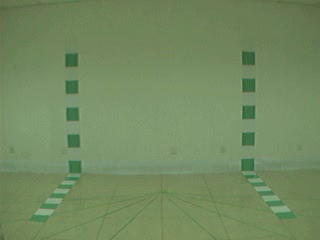
#> input picture frame 10 of Lab 9/video.avi, 320 x 240 px
$ jupyter execute Lab_9.ipynb   (shell and % lines are left out)
#> lines starting #> are read from the running program, lines starting #| are printed output that depends on the picture; after the words box and inside, x2 and y2 are one past the last pixel; in counts of white or black regions, pixels touching at a corner belong together
# Lab_9 TCV3151 Computer Vision
Bagja 9102 Kurniawan <br> **1211501345**

## Intruder Detection for Surveillance System

[cell 1]
import cv2
import numpy as np
from playsound import playsound

cap = cv2.VideoCapture('video.avi')

# Check if camera opened successfully
if (cap.isOpened()== False):
    print('Error opening video stream or file')

ret, current_frame = cap.read()
#> current_frame is the input picture: shape (240, 320, 3); mean B, G, R 96.3, 137.5, 115.1
previous_frame = current_frame

flag = True
while(cap.isOpened()):
    if ret == True:
        current_frame_gray = cv2.cvtColor(current_frame, cv2.COLOR_BGR2GRAY)
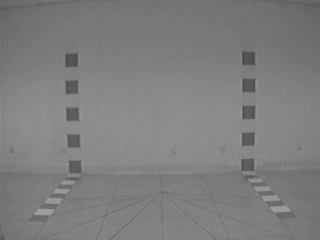
#> current_frame_gray: shape (240, 320); min 70, max 163, mean 126.1
        previous_frame_gray = cv2.cvtColor(previous_frame, cv2.COLOR_BGR2GRAY)

        # Find difference between previous and current frames
        frame_diff = cv2.absdiff(current_frame_gray,previous_frame_gray)
#> frame_diff: shape (240, 320); every value is 0

        if np.sum(frame_diff) < 500000:
            cv2.imshow('Frame',current_frame)
        else:
            if flag:
                playsound('somethingwrong.wav')
                flag = False

            cv2.putText(current_frame,'Intruder!!!', (20,120),
                cv2.FONT_HERSHEY_SIMPLEX, 2, (0,0,255))
            cv2.imshow('Frame',current_frame)

        # Press Q on keyboard to  exit
        if cv2.waitKey(25) & 0xFF == ord('q'):
#> (key q is pressed here)
            break
        ret, current_frame = cap.read()
    else:
        break

cap.release()

## Another alternative: BackgroundSubtractorMOG2

[cell 2]
import numpy as np
import cv2
from playsound import playsound

cap = cv2.VideoCapture('video.avi')

kernel = cv2.getStructuringElement(cv2.MORPH_ELLIPSE,(3,3))
fgbg = cv2.createBackgroundSubtractorMOG2()

flag = True
while(cap.isOpened()):

    ret, frame = cap.read()
    if ret == True:
        fgmask = fgbg.apply(frame)
#> fgmask: shape (240, 320); every value is 127
        fgmask = cv2.morphologyEx(fgmask, cv2.MORPH_OPEN, kernel)
        if np.sum(fgmask) < 500000:
            cv2.imshow('frame',frame)
        else:
            if flag:
                playsound('somethingwrong.wav')
                flag = False

            cv2.putText(frame,'Intruder!!!', (20,120),
                cv2.FONT_HERSHEY_SIMPLEX, 2, (0,0,255))
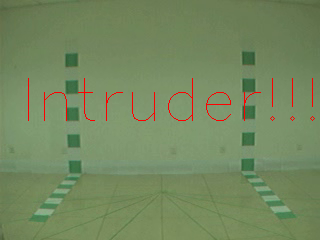
#> frame: shape (240, 320, 3); 0.85% of pixels changed, all inside (x1, y1, x2, y2) = (28, 78, 315, 121)
            cv2.imshow('frame',frame)
        if cv2.waitKey(25) & 0xFF == ord('q'):
#> (key q is pressed here)
            break
    else:
        break

cap.release()
cv2.destroyAllWindows()

$ run again, starting later in the video
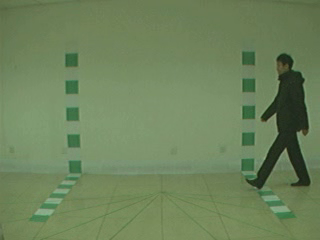
#> input picture frame 45 of Lab 9/video.avi, 320 x 240 px
#> current_frame is the input picture: shape (240, 320, 3); mean B, G, R 91.5, 131, 109.7
#> `current_frame_gray = cv2.cvtColor(current_frame, cv2.COLOR_BGR2GRAY)`:
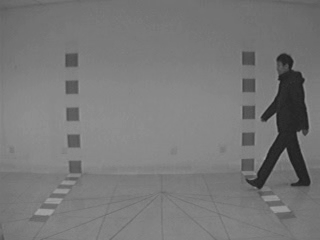
#> current_frame_gray: shape (240, 320); min 28, max 163, mean 120.1
#> frame_diff: shape (240, 320); every value is 0
#> fgmask: shape (240, 320); every value is 127
#> `cv2.putText(frame,'Intruder!!!', (20,120), cv2.FONT_HERSHEY_SIMPLEX, 2..`:
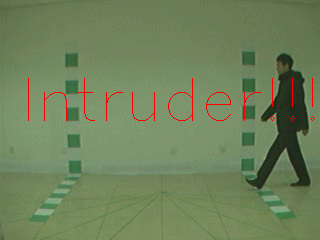
#> frame: shape (240, 320, 3); 0.85% of pixels changed, all inside (x1, y1, x2, y2) = (28, 78, 315, 121)

$ run again, starting later in the video
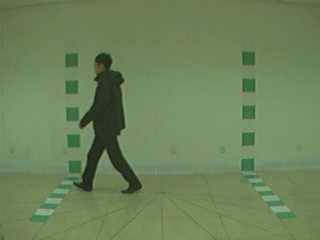
#> input picture frame 80 of Lab 9/video.avi, 320 x 240 px
#> current_frame is the input picture: shape (240, 320, 3); mean B, G, R 90.5, 130, 108.4
#> `current_frame_gray = cv2.cvtColor(current_frame, cv2.COLOR_BGR2GRAY)`:
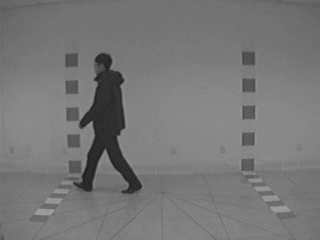
#> current_frame_gray: shape (240, 320); min 28, max 163, mean 119
#> frame_diff: shape (240, 320); every value is 0
#> fgmask: shape (240, 320); every value is 127
#> `cv2.putText(frame,'Intruder!!!', (20,120), cv2.FONT_HERSHEY_SIMPLEX, 2..`:
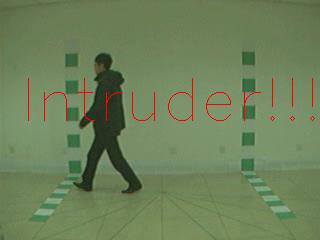
#> frame: shape (240, 320, 3); 0.85% of pixels changed, all inside (x1, y1, x2, y2) = (28, 78, 315, 121)
